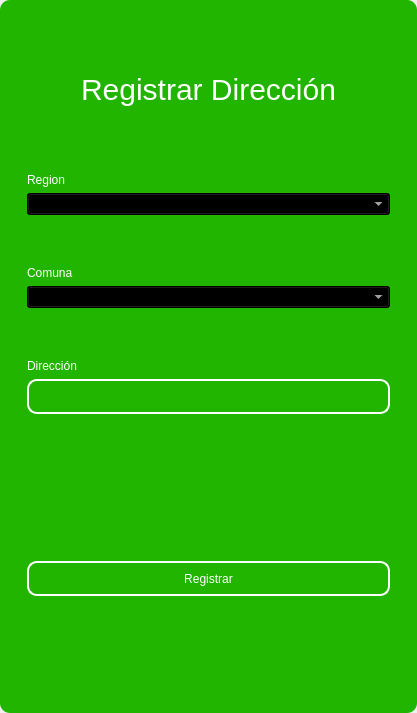
<?xml version="1.0" encoding="UTF-8"?>
<ui version="4.0">
 <class>MainWindow</class>
 <widget class="QMainWindow" name="MainWindow">
  <property name="geometry">
   <rect>
    <x>0</x>
    <y>0</y>
    <width>417</width>
    <height>713</height>
   </rect>
  </property>
  <property name="windowTitle">
   <string>MainWindow</string>
  </property>
  <property name="styleSheet">
   <string notr="true"/>
  </property>
  <widget class="QWidget" name="centralwidget">
   <property name="styleSheet">
    <string notr="true"/>
   </property>
   <layout class="QVBoxLayout" name="verticalLayout">
    <property name="spacing">
     <number>0</number>
    </property>
    <property name="leftMargin">
     <number>0</number>
    </property>
    <property name="topMargin">
     <number>0</number>
    </property>
    <property name="rightMargin">
     <number>0</number>
    </property>
    <property name="bottomMargin">
     <number>0</number>
    </property>
    <item>
     <widget class="QFrame" name="frame">
      <property name="enabled">
       <bool>true</bool>
      </property>
      <property name="styleSheet">
       <string notr="true">QFrame {
	border-radius:10px;
	background-color: rgb(33, 181, 0);
 }
</string>
      </property>
      <property name="frameShape">
       <enum>QFrame::StyledPanel</enum>
      </property>
      <property name="frameShadow">
       <enum>QFrame::Raised</enum>
      </property>
      <layout class="QVBoxLayout" name="verticalLayout_2">
       <item>
        <widget class="QFrame" name="frame_superior">
         <property name="minimumSize">
          <size>
           <width>0</width>
           <height>40</height>
          </size>
         </property>
         <property name="maximumSize">
          <size>
           <width>16777215</width>
           <height>40</height>
          </size>
         </property>
         <property name="styleSheet">
          <string notr="true">QPushButton{
border-radius:18px;
}

QPushButton:hover{
	background-color: rgb(0, 0, 0);
}
</string>
         </property>
         <property name="frameShape">
          <enum>QFrame::StyledPanel</enum>
         </property>
         <property name="frameShadow">
          <enum>QFrame::Raised</enum>
         </property>
         <layout class="QHBoxLayout" name="horizontalLayout_3">
          <property name="spacing">
           <number>4</number>
          </property>
          <property name="leftMargin">
           <number>0</number>
          </property>
          <property name="topMargin">
           <number>0</number>
          </property>
          <property name="rightMargin">
           <number>0</number>
          </property>
          <property name="bottomMargin">
           <number>0</number>
          </property>
          <item>
           <widget class="QPushButton" name="btn_icon">
            <property name="text">
             <string/>
            </property>
            <property name="iconSize">
             <size>
              <width>40</width>
              <height>40</height>
             </size>
            </property>
           </widget>
          </item>
          <item>
           <spacer name="horizontalSpacer_2">
            <property name="orientation">
             <enum>Qt::Horizontal</enum>
            </property>
            <property name="sizeHint" stdset="0">
             <size>
              <width>443</width>
              <height>20</height>
             </size>
            </property>
           </spacer>
          </item>
          <item>
           <widget class="QPushButton" name="bt_minimizar">
            <property name="minimumSize">
             <size>
              <width>38</width>
              <height>38</height>
             </size>
            </property>
            <property name="maximumSize">
             <size>
              <width>38</width>
              <height>38</height>
             </size>
            </property>
            <property name="cursor">
             <cursorShape>PointingHandCursor</cursorShape>
            </property>
            <property name="text">
             <string/>
            </property>
            <property name="icon">
             <iconset>
              <normaloff>image/minus.svg</normaloff>image/minus.svg</iconset>
            </property>
            <property name="iconSize">
             <size>
              <width>38</width>
              <height>38</height>
             </size>
            </property>
           </widget>
          </item>
          <item>
           <widget class="QPushButton" name="bt_maximizar">
            <property name="minimumSize">
             <size>
              <width>38</width>
              <height>38</height>
             </size>
            </property>
            <property name="maximumSize">
             <size>
              <width>38</width>
              <height>38</height>
             </size>
            </property>
            <property name="cursor">
             <cursorShape>PointingHandCursor</cursorShape>
            </property>
            <property name="text">
             <string/>
            </property>
            <property name="icon">
             <iconset>
              <normaloff>image/chevron-up.svg</normaloff>image/chevron-up.svg</iconset>
            </property>
            <property name="iconSize">
             <size>
              <width>38</width>
              <height>38</height>
             </size>
            </property>
           </widget>
          </item>
          <item>
           <widget class="QPushButton" name="bt_restaurar">
            <property name="minimumSize">
             <size>
              <width>38</width>
              <height>38</height>
             </size>
            </property>
            <property name="maximumSize">
             <size>
              <width>38</width>
              <height>38</height>
             </size>
            </property>
            <property name="cursor">
             <cursorShape>PointingHandCursor</cursorShape>
            </property>
            <property name="text">
             <string/>
            </property>
            <property name="icon">
             <iconset>
              <normaloff>image/chevron-down.svg</normaloff>image/chevron-down.svg</iconset>
            </property>
            <property name="iconSize">
             <size>
              <width>38</width>
              <height>38</height>
             </size>
            </property>
           </widget>
          </item>
          <item>
           <widget class="QPushButton" name="bt_cerrar">
            <property name="minimumSize">
             <size>
              <width>38</width>
              <height>38</height>
             </size>
            </property>
            <property name="maximumSize">
             <size>
              <width>38</width>
              <height>38</height>
             </size>
            </property>
            <property name="cursor">
             <cursorShape>PointingHandCursor</cursorShape>
            </property>
            <property name="text">
             <string/>
            </property>
            <property name="icon">
             <iconset>
              <normaloff>image/x.svg</normaloff>image/x.svg</iconset>
            </property>
            <property name="iconSize">
             <size>
              <width>38</width>
              <height>38</height>
             </size>
            </property>
           </widget>
          </item>
         </layout>
        </widget>
       </item>
       <item>
        <widget class="QFrame" name="frame_3">
         <property name="styleSheet">
          <string notr="true">QLabel {
	color: rgb(255, 255, 254);
	font: 12pt &quot;Arial&quot;;
	background-color: rgba(0, 0, 0,0);
}

QTextEdit{
background-color: rgba(0, 0, 0,0);
border-radius:10px; 
font: 12pt &quot;Arial&quot;;
color: rgb(255, 255, 254);
border: 2px solid  rgb(255, 255, 255);

}

QTextEdit:hover{
background-color: rgba(0, 0, 0,0);
border-radius:10px; 
font: 12pt &quot;Arial&quot;;
border: 2px solid  rgb(120, 0, 171);
}

QTextEdit:focus{
background-color: rgb(0, 0, 0);
border-radius:10px; 
font: 12pt &quot;Arial&quot;;
border: 2px solid rgb(120, 0, 171);
}

QLineEdit{
background-color: rgba(0, 0, 0,0);
border-radius:10px; 
font: 12pt &quot;Arial&quot;;
color: rgb(255, 255, 254);
border: 2px solid  rgb(255, 255, 255);

}

QLineEdit:hover{
background-color: rgba(0, 0, 0,0);
border-radius:10px; 
font: 12pt &quot;Arial&quot;;
border: 2px solid  rgb(120, 0, 171);
}

QLineEdit:focus{
background-color: rgb(0, 0, 0);
border-radius:10px; 
font: 12pt &quot;Arial&quot;;
border: 2px solid rgb(120, 0, 171);
}

QCheckBox{
	font: 12pt &quot;Arial&quot;;
	color: rgb(255, 255, 255);
}

QCheckBox::indicator {
    width: 18px;
    height:18px;
}

QCheckBox::indicator:unchecked {
   background-image: url(image/square.svg);
}

QCheckBox::indicator:checked {
   background-image: url(image/check-square.svg);
}

QPushButton{
border-radius:10px; 
font: 12pt &quot;Arial&quot;;
color: rgb(255, 255, 254);
border: 2px solid #ffffff;
}

QPushButton:hover{
border-radius:10px; 
font: 12pt &quot;Arial&quot;;
color: rgb(255, 255, 255);
border: 2px solid rgb(120, 0, 171);
	background-color: rgb(120, 0, 171);
}
</string>
         </property>
         <property name="frameShape">
          <enum>QFrame::StyledPanel</enum>
         </property>
         <property name="frameShadow">
          <enum>QFrame::Raised</enum>
         </property>
         <layout class="QHBoxLayout" name="horizontalLayout_4">
          <item>
           <layout class="QVBoxLayout" name="verticalLayout_4">
            <property name="spacing">
             <number>5</number>
            </property>
            <property name="rightMargin">
             <number>0</number>
            </property>
            <property name="bottomMargin">
             <number>0</number>
            </property>
            <item>
             <widget class="QLabel" name="label_3">
              <property name="minimumSize">
               <size>
                <width>100</width>
                <height>50</height>
               </size>
              </property>
              <property name="styleSheet">
               <string notr="true">font-size: 30px;
color: rgb(255, 255, 255);</string>
              </property>
              <property name="text">
               <string>Registrar Dirección</string>
              </property>
              <property name="alignment">
               <set>Qt::AlignCenter</set>
              </property>
             </widget>
            </item>
            <item>
             <widget class="QFrame" name="frame_4">
              <property name="maximumSize">
               <size>
                <width>400</width>
                <height>700</height>
               </size>
              </property>
              <property name="styleSheet">
               <string notr="true">QLabel {
	color: rgb(255, 255, 254);
	font: 12pt &quot;Arial&quot;;
	background-color: rgba(0, 0, 0,0);
}

QTextEdit{
background-color: rgba(0, 0, 0,0);
border-radius:10px; 
font: 12pt &quot;Arial&quot;;
color: rgb(255, 255, 254);
border: 2px solid  rgb(255, 255, 255);

}

QTextEdit:hover{
background-color: rgba(0, 0, 0,0);
border-radius:10px; 
font: 12pt &quot;Arial&quot;;
border: 2px solid  rgb(120, 0, 171);
}

QTextEdit:focus{
background-color: rgb(0, 0, 0);
border-radius:10px; 
font: 12pt &quot;Arial&quot;;
border: 2px solid rgb(120, 0, 171);
}

QLineEdit{
background-color: rgba(0, 0, 0,0);
border-radius:10px; 
font: 12pt &quot;Arial&quot;;
color: rgb(255, 255, 254);
border: 2px solid  rgb(255, 255, 255);

}

QLineEdit:hover{
background-color: rgba(0, 0, 0,0);
border-radius:10px; 
font: 12pt &quot;Arial&quot;;
border: 2px solid  rgb(120, 0, 171);
}

QLineEdit:focus{
background-color: rgb(0, 0, 0);
border-radius:10px; 
font: 12pt &quot;Arial&quot;;
border: 2px solid rgb(120, 0, 171);
}

QCheckBox{
	font: 12pt &quot;Arial&quot;;
	color: rgb(255, 255, 255);
}

QCheckBox::indicator {
    width: 18px;
    height:18px;
}

QCheckBox::indicator:unchecked {
   background-image: url(image/square.svg);
}

QCheckBox::indicator:checked {
   background-image: url(image/check-square.svg);
}

QPushButton{
border-radius:10px; 
font: 12pt &quot;Arial&quot;;
color: rgb(255, 255, 254);
border: 2px solid #ffffff;
}

QPushButton:hover{
border-radius:10px; 
font: 12pt &quot;Arial&quot;;
color: rgb(255, 255, 255);
border: 2px solid rgb(120, 0, 171);
	background-color: rgb(120, 0, 171);
}
</string>
              </property>
              <property name="frameShape">
               <enum>QFrame::StyledPanel</enum>
              </property>
              <property name="frameShadow">
               <enum>QFrame::Raised</enum>
              </property>
              <layout class="QVBoxLayout" name="verticalLayout_3">
               <property name="leftMargin">
                <number>9</number>
               </property>
               <property name="topMargin">
                <number>9</number>
               </property>
               <property name="rightMargin">
                <number>9</number>
               </property>
               <property name="bottomMargin">
                <number>9</number>
               </property>
               <item>
                <spacer name="verticalSpacer_3">
                 <property name="orientation">
                  <enum>Qt::Vertical</enum>
                 </property>
                 <property name="sizeHint" stdset="0">
                  <size>
                   <width>20</width>
                   <height>40</height>
                  </size>
                 </property>
                </spacer>
               </item>
               <item>
                <widget class="QLabel" name="label_4">
                 <property name="text">
                  <string>Region</string>
                 </property>
                </widget>
               </item>
               <item>
                <widget class="QComboBox" name="region_combobox">
                 <property name="styleSheet">
                  <string notr="true">background-color: rgb(0, 0, 0);
color: rgb(255, 255, 255);</string>
                 </property>
                </widget>
               </item>
               <item>
                <spacer name="verticalSpacer_4">
                 <property name="orientation">
                  <enum>Qt::Vertical</enum>
                 </property>
                 <property name="sizeHint" stdset="0">
                  <size>
                   <width>20</width>
                   <height>40</height>
                  </size>
                 </property>
                </spacer>
               </item>
               <item>
                <widget class="QLabel" name="label_8">
                 <property name="text">
                  <string>Comuna</string>
                 </property>
                </widget>
               </item>
               <item>
                <widget class="QComboBox" name="commune_combobox">
                 <property name="styleSheet">
                  <string notr="true">background-color: rgb(0, 0, 0);
color: rgb(255, 255, 255);</string>
                 </property>
                </widget>
               </item>
               <item>
                <spacer name="verticalSpacer">
                 <property name="orientation">
                  <enum>Qt::Vertical</enum>
                 </property>
                 <property name="sizeHint" stdset="0">
                  <size>
                   <width>20</width>
                   <height>40</height>
                  </size>
                 </property>
                </spacer>
               </item>
               <item>
                <widget class="QLabel" name="label_5">
                 <property name="text">
                  <string>Dirección</string>
                 </property>
                </widget>
               </item>
               <item>
                <widget class="QLineEdit" name="descriptiontxt">
                 <property name="minimumSize">
                  <size>
                   <width>0</width>
                   <height>35</height>
                  </size>
                 </property>
                 <property name="maximumSize">
                  <size>
                   <width>16777215</width>
                   <height>16777215</height>
                  </size>
                 </property>
                 <property name="echoMode">
                  <enum>QLineEdit::Normal</enum>
                 </property>
                </widget>
               </item>
               <item>
                <spacer name="verticalSpacer_5">
                 <property name="orientation">
                  <enum>Qt::Vertical</enum>
                 </property>
                 <property name="sizeHint" stdset="0">
                  <size>
                   <width>20</width>
                   <height>40</height>
                  </size>
                 </property>
                </spacer>
               </item>
               <item>
                <spacer name="verticalSpacer_6">
                 <property name="orientation">
                  <enum>Qt::Vertical</enum>
                 </property>
                 <property name="sizeHint" stdset="0">
                  <size>
                   <width>20</width>
                   <height>40</height>
                  </size>
                 </property>
                </spacer>
               </item>
               <item>
                <spacer name="verticalSpacer_9">
                 <property name="orientation">
                  <enum>Qt::Vertical</enum>
                 </property>
                 <property name="sizeHint" stdset="0">
                  <size>
                   <width>20</width>
                   <height>50</height>
                  </size>
                 </property>
                </spacer>
               </item>
               <item>
                <widget class="QPushButton" name="btn_add">
                 <property name="minimumSize">
                  <size>
                   <width>0</width>
                   <height>35</height>
                  </size>
                 </property>
                 <property name="cursor">
                  <cursorShape>PointingHandCursor</cursorShape>
                 </property>
                 <property name="text">
                  <string>Registrar</string>
                 </property>
                </widget>
               </item>
               <item>
                <spacer name="verticalSpacer_7">
                 <property name="orientation">
                  <enum>Qt::Vertical</enum>
                 </property>
                 <property name="sizeHint" stdset="0">
                  <size>
                   <width>20</width>
                   <height>40</height>
                  </size>
                 </property>
                </spacer>
               </item>
               <item>
                <spacer name="verticalSpacer_8">
                 <property name="orientation">
                  <enum>Qt::Vertical</enum>
                 </property>
                 <property name="sizeHint" stdset="0">
                  <size>
                   <width>20</width>
                   <height>40</height>
                  </size>
                 </property>
                </spacer>
               </item>
              </layout>
             </widget>
            </item>
           </layout>
          </item>
         </layout>
        </widget>
       </item>
      </layout>
     </widget>
    </item>
   </layout>
  </widget>
 </widget>
 <resources/>
 <connections/>
</ui>
